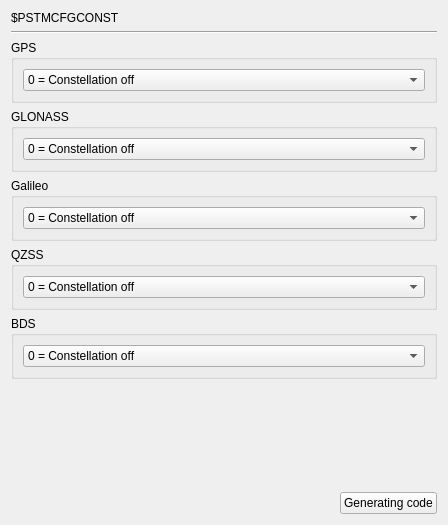
     <widget class="QWidget" name="page_PSTMCFGCONST">
      <layout class="QGridLayout" name="gridLayout_20">
       <item row="0" column="0">
        <widget class="QLabel" name="label_62">
         <property name="text">
          <string>$PSTMCFGCONST</string>
         </property>
        </widget>
       </item>
       <item row="1" column="0" colspan="3">
        <widget class="Line" name="line_14">
         <property name="orientation">
          <enum>Qt::Horizontal</enum>
         </property>
        </widget>
       </item>
       <item row="2" column="0" colspan="3">
        <widget class="QGroupBox" name="groupBox_3">
         <property name="title">
          <string>GPS</string>
         </property>
         <layout class="QGridLayout" name="gridLayout_21">
          <item row="0" column="0">
           <widget class="QComboBox" name="comboBox_PSTMCFGCONST_GPS">
            <item>
             <property name="text">
              <string>0 = Constellation off</string>
             </property>
            </item>
            <item>
             <property name="text">
              <string>1 = Constellation being tracked</string>
             </property>
            </item>
            <item>
             <property name="text">
              <string>2 = Constellation being tracked and used in positioning</string>
             </property>
            </item>
           </widget>
          </item>
         </layout>
        </widget>
       </item>
       <item row="3" column="0" colspan="3">
        <widget class="QGroupBox" name="groupBox_4">
         <property name="title">
          <string>GLONASS</string>
         </property>
         <layout class="QGridLayout" name="gridLayout_22">
          <item row="0" column="0">
           <widget class="QComboBox" name="comboBox_PSTMCFGCONST_GLONASS">
            <item>
             <property name="text">
              <string>0 = Constellation off</string>
             </property>
            </item>
            <item>
             <property name="text">
              <string>1 = Constellation being tracked</string>
             </property>
            </item>
            <item>
             <property name="text">
              <string>2 = Constellation being tracked and used in positioning</string>
             </property>
            </item>
           </widget>
          </item>
         </layout>
        </widget>
       </item>
       <item row="4" column="0" colspan="3">
        <widget class="QGroupBox" name="groupBox_5">
         <property name="title">
          <string>Galileo</string>
         </property>
         <layout class="QGridLayout" name="gridLayout_23">
          <item row="0" column="0">
           <widget class="QComboBox" name="comboBox_PSTMCFGCONST_Galileo">
            <item>
             <property name="text">
              <string>0 = Constellation off</string>
             </property>
            </item>
            <item>
             <property name="text">
              <string>1 = Constellation being tracked</string>
             </property>
            </item>
            <item>
             <property name="text">
              <string>2 = Constellation being tracked and used in positioning</string>
             </property>
            </item>
           </widget>
          </item>
         </layout>
        </widget>
       </item>
       <item row="5" column="0" colspan="3">
        <widget class="QGroupBox" name="groupBox_6">
         <property name="title">
          <string>QZSS</string>
         </property>
         <layout class="QGridLayout" name="gridLayout_24">
          <item row="0" column="0">
           <widget class="QComboBox" name="comboBox_PSTMCFGCONST_QZSS">
            <item>
             <property name="text">
              <string>0 = Constellation off</string>
             </property>
            </item>
            <item>
             <property name="text">
              <string>1 = Constellation being tracked</string>
             </property>
            </item>
            <item>
             <property name="text">
              <string>2 = Constellation being tracked and used in positioning</string>
             </property>
            </item>
           </widget>
          </item>
         </layout>
        </widget>
       </item>
       <item row="6" column="0" colspan="3">
        <widget class="QGroupBox" name="groupBox_7">
         <property name="title">
          <string>BDS</string>
         </property>
         <layout class="QGridLayout" name="gridLayout_25">
          <item row="0" column="0">
           <widget class="QComboBox" name="comboBox_PSTMCFGCONST_BDS">
            <item>
             <property name="text">
              <string>0 = Constellation off</string>
             </property>
            </item>
            <item>
             <property name="text">
              <string>1 = Constellation being tracked</string>
             </property>
            </item>
            <item>
             <property name="text">
              <string>2 = Constellation being tracked and used in positioning</string>
             </property>
            </item>
           </widget>
          </item>
         </layout>
        </widget>
       </item>
       <item row="7" column="2">
        <spacer name="verticalSpacer_18">
         <property name="orientation">
          <enum>Qt::Vertical</enum>
         </property>
         <property name="sizeHint" stdset="0">
          <size>
           <width>20</width>
           <height>107</height>
          </size>
         </property>
        </spacer>
       </item>
       <item row="8" column="1">
        <spacer name="horizontalSpacer_16">
         <property name="orientation">
          <enum>Qt::Horizontal</enum>
         </property>
         <property name="sizeHint" stdset="0">
          <size>
           <width>208</width>
           <height>20</height>
          </size>
         </property>
        </spacer>
       </item>
       <item row="8" column="2">
        <widget class="QPushButton" name="GC_PSTMCFGCONST">
         <property name="text">
          <string>Generating code</string>
         </property>
        </widget>
       </item>
      </layout>
     </widget>
